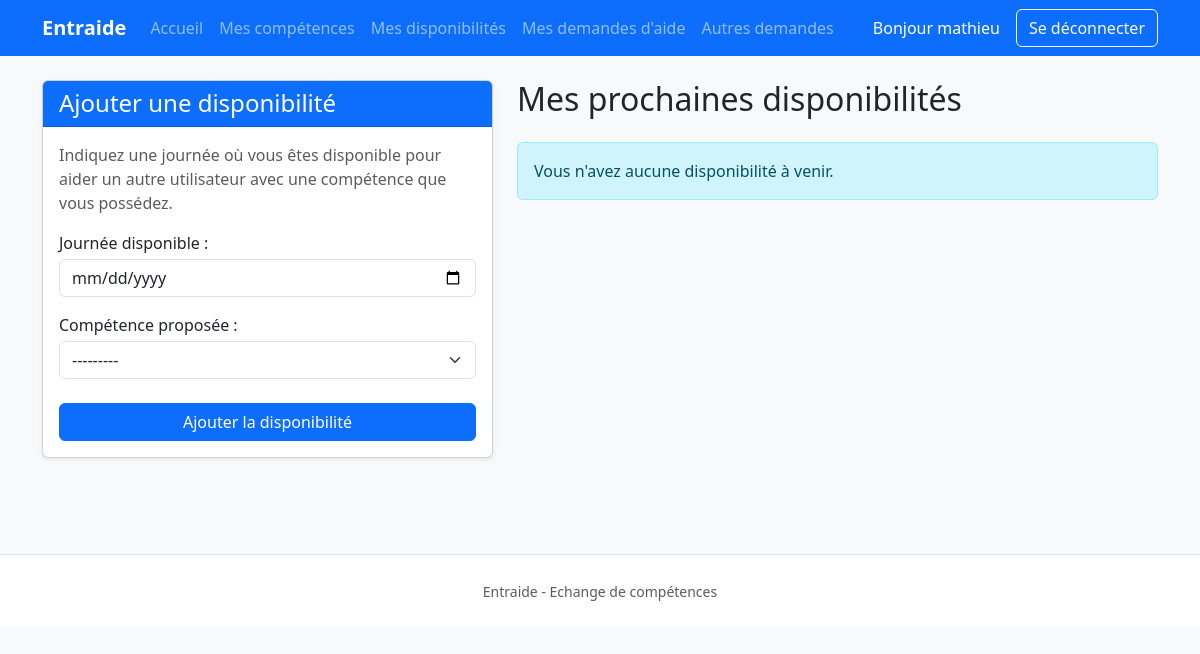
The page /my-availabilities (signed in) on the database as committed earlier.
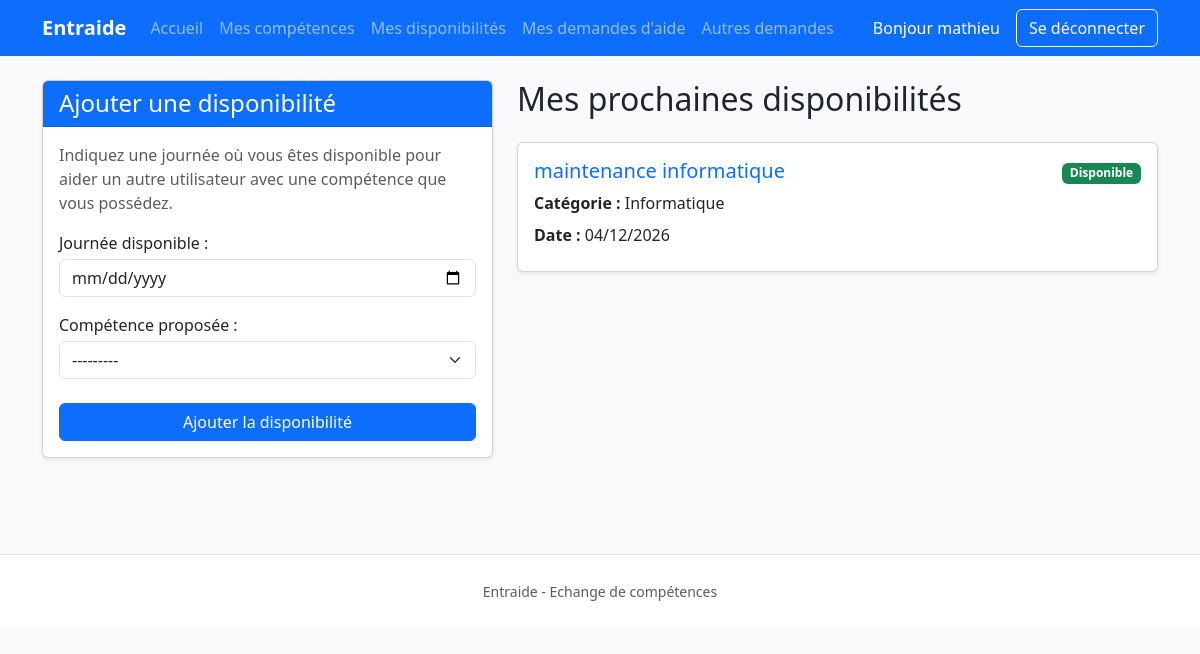
The same page on the database as committed later.
### exchange/models.py (models this page shows, shortened)
class Availability(models.Model):
    user = models.ForeignKey(
        settings.AUTH_USER_MODEL,
        on_delete=models.CASCADE,
        related_name="availabilities",
        verbose_name="utilisateur",
    )
    skill = models.ForeignKey(
        Skill,
        on_delete=models.CASCADE,
        related_name="availabilities",
        verbose_name="compétence proposée",
    )
    date = models.DateField(
        verbose_name="journée disponible",
    )
    is_booked = models.BooleanField(
        default=False,
        verbose_name="créneau réservé",
    )
    created_at = models.DateTimeField(
        auto_now_add=True,
        verbose_name="date de création",
    )
    class Meta:
        verbose_name = "disponibilité"
        verbose_name_plural = "disponibilités"
        ordering = ["date", "skill__name"]
        constraints = [
            models.UniqueConstraint(
                fields=["user", "skill", "date"],
                name="unique_user_skill_availability",
            )
        ]

class Skill(models.Model):
    name = models.CharField(
        max_length=150,
        unique=True,
        verbose_name="nom",
    )
    category = models.ForeignKey(
        Category,
        on_delete=models.PROTECT,
        related_name="skills",
        verbose_name="catégorie",
    )
    description = models.TextField(
        blank=True,
        verbose_name="description",
    )
    class Meta:
        verbose_name = "compétence"
        verbose_name_plural = "compétences"
        ordering = ["category__name", "name"]
    def __str__(self):
        return f"{self.name} ({self.category.name})"

class Category(models.Model):
    name = models.CharField(
        max_length=100,
        unique=True,
        verbose_name="nom",
    )
    class Meta:
        verbose_name = "catégorie"
        verbose_name_plural = "catégories"
        ordering = ["name"]

### exchange/views.py (the view)
# urls.py: path( "my-availabilities",views.my_availabilities,name="my_availabilities",),
@login_required
def my_availabilities(request):
	if request.method == "POST":
		form = AvailabilityForm(
			request.POST,
			user=request.user,
		)
		if form.is_valid():
			availability = form.save(
				commit=False
			)
			availability.user = request.user
			availability.save()
			return redirect(
				"exchange:my_availabilities"
			)
	else:
		form = AvailabilityForm(
			user=request.user
		)
	availabilities = (
		Availability.objects
		.filter(
			user=request.user,
			date__gte=timezone.localdate(),
		)
		.select_related(
			"skill",
			"skill__category",
		)
		.order_by(
			"date",
			"skill__name",
		)
	)
	context = {
		"form": form,
		"availabilities": availabilities,
	}
	return render(
		request,
		"exchange/my_availabilities.html",
		context,
	)

### exchange/templates/exchange/my_availabilities.html (shortened to what this page needs)
{% extends "exchange/base.html" %}
{% block content %}
<div class="row">
    <div class="col-lg-5 mb-4">
        <div class="card shadow-sm">
            <div class="card-header bg-primary text-white">
                <h2 class="h4 mb-0">
                    Ajouter une disponibilité
                </h2>
            </div>
            <div class="card-body">
                <p class="text-muted">
                    Indiquez une journée où vous êtes disponible
                    pour aider un autre utilisateur avec une
                    compétence que vous possédez.
                </p>
                <form method="post">
                    <div class="mb-3">
                        {{ form.date.label_tag }}
                        <div class="mt-1">
                            {{ form.date }}
                        </div>
                    </div>
                    <div class="mb-4">
                        {{ form.skill.label_tag }}
                        <div class="mt-1">
                            {{ form.skill }}
                        </div>
                    </div>
                    <div class="d-grid">
                        <button
                            type="submit"
                            class="btn btn-primary"
                        >
                            Ajouter la disponibilité
                        </button>
                    </div>
                </form>
            </div>
        </div>
    </div>
    <div class="col-lg-7">
        <h2 class="mb-4">
            Mes prochaines disponibilités
        </h2>
        {% for availability in availabilities %}
            <div class="card mb-3 shadow-sm">
                <div class="card-body">
                    <div
                        class="d-flex
                               justify-content-between
                               align-items-start"
                    >
                        <div>
                            <h5 class="card-title text-primary">
                                {{ availability.skill.name }}
                            </h5>
                            <p class="card-text mb-2">
                                <strong>Catégorie :</strong>
                                {{ availability.skill.category.name }}
                            </p>
                            <p class="card-text mb-2">
                                <strong>Date :</strong>
                                {{ availability.date|date:"d/m/Y" }}
                            </p>
                        </div>
                        <div>
                            {% if availability.is_booked %}
                                <span class="badge bg-danger">
                                    Réservé
                                </span>
                            {% else %}
                                <span class="badge bg-success">
                                    Disponible
                                </span>
                            {% endif %}
                        </div>
                    </div>
                </div>
            </div>
        {% empty %}
            <div class="alert alert-info">
                Vous n'avez aucune disponibilité à venir.
            </div>
        {% endfor %}
    </div>
</div>
{% endblock %}

Rows that differ between the two databases and show on the page:
added Availability: skill.name "maintenance informatique", skill.category.name "Informatique", date "04/12/2026", is_booked "Disponible"
Other text that changed with them:
text no longer shown: "Vous n'avez aucune disponibilité à venir."
